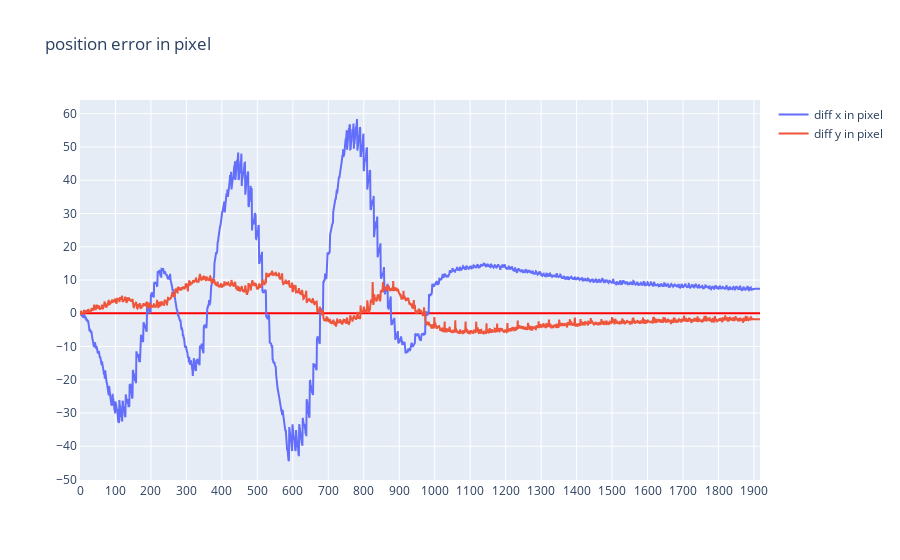

Notebook cell for this chart:
### Code cell
# show the visual & real position error  in pixel
data_diff_x = np.subtract(data_log['real_x'],data_log['expected_x'])
data_diff_y = np.subtract(data_log['real_y'],data_log['expected_y'])

p=[]
index = np.arange(0,len(data_log))

p.append(go.Scatter(
    y= data_diff_x,
    x= index,
    name='diff x in pixel'
    
))


p.append(go.Scatter(
    y= data_diff_y,
    x= index,
    name='diff y in pixel'
))


layout.title= 'position error in pixel'
fig=go.Figure(
    data=p,
    layout=layout
)
iplot(fig)

### Figure 1 — Plotly figure (JSON) as saved in the notebook; plotly's stock layout.template omitted (floating-point values rounded to 4 significant figures; data arrays with more than 128 entries replaced by an {"elided": "..."} marker saying what was removed)
{"data": [{"name": "diff x in pixel", "type": "scatter", "x": {"elided": "1918 int values"}, "y": {"elided": "1918 float values"}}, {"name": "diff y in pixel", "type": "scatter", "x": {"elided": "1918 int values"}, "y": {"elided": "1918 float values"}}], "layout": {"title": {"text": "position error in pixel"}, "xaxis": {"nticks": 20, "showgrid": true, "showline": true, "zeroline": true, "zerolinecolor": "#FF0000"}, "yaxis": {"nticks": 20, "showgrid": true, "showline": true, "zeroline": true, "zerolinecolor": "#FF0000"}}}
